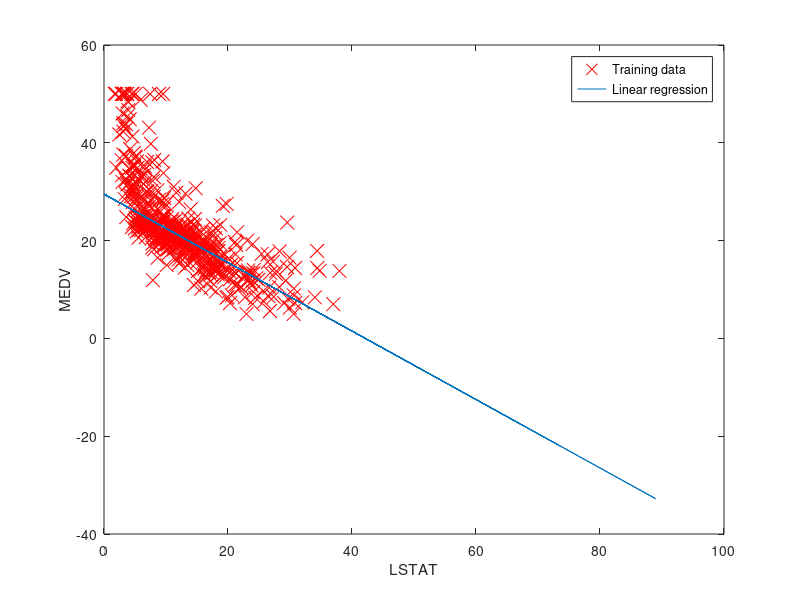

MATLAB code to generate this figure:

fid = fopen('Boston Housing prices.txt', 'r');
data = fscanf(fid, '%f');

data = reshape(data(1:end), 14, 506).';

CRIM = data(:, 1); ZN = data(:, 2); INDUS = data(:, 3); CHAS = data(:, 4); 
NOX = data(:, 5); RM = data(:, 6); AGE = data(:, 7); DIS = data(:, 8); 
RAD = data(:, 9); TAX = data(:, 10); PTRATIO = data(:, 11); B = data(:, 12); 
LSTAT = data(:, 13); MEDV = data(:, 14); 

figure; % open a new figure window

plot(LSTAT, MEDV, 'rx', 'MarkerSize', 10); % Plot the data
ylabel('MEDV'); % Set the y-axis label
xlabel('LSTAT'); % Set the x-axis label

X = [ones(506, 1), data(:,1)];

theta = zeros(2, 1);
theta(1) = 29.5;
theta(2) = -0.7;

% Plot the linear fit
hold on; % keep previous plot visible
plot(X(:,2), X*theta, '-')
legend('Training data', 'Linear regression')
hold off % don't overlay any more plots on this figure

